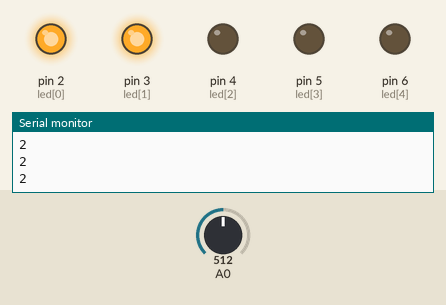
A sketch run on a simulated Arduino Uno, built with avr-gcc and run on an emulated ATmega328P. On the bench: output pins drawn as LEDs (lit = HIGH), the last lines printed to the serial monitor. Inputs (shaded band) come from the test bench; at power-on: A0 = 512.

Above: at 1.2 s.
1.3 s: A0 set to 600
2.8 s: A0 set to 620
At 3.2 s:
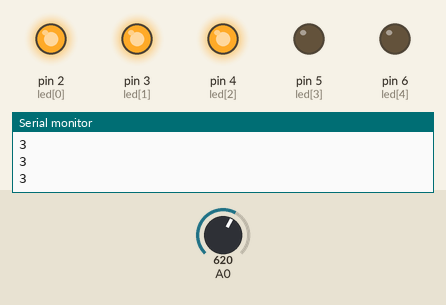
4.3 s: A0 set to 810
5.8 s: A0 set to 837
At 6.4 s:
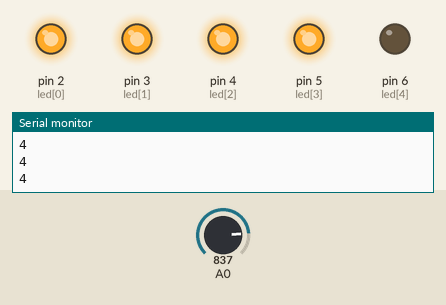
7.3 s: A0 set to 1014
8.8 s: A0 set to 1023
At 10.0 s:
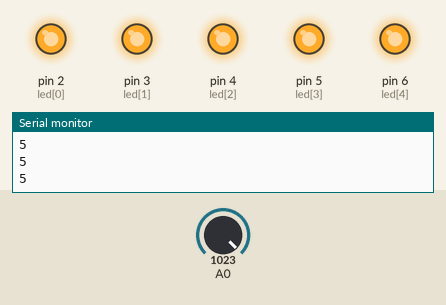
Timing chart, 0 to 11.3 s (numbered marks = the images above; inputs shaded):
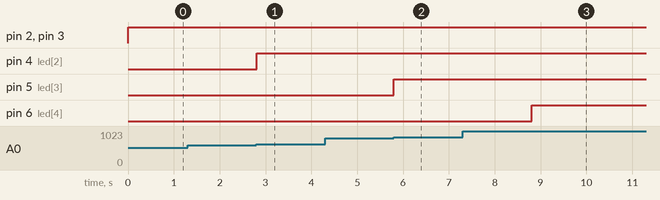

Measured:
- the behaviour switches between 613 and 614 on A0 (found by bisection; images 0 and 1)
- the behaviour switches between 818 and 819 on A0 (found by bisection; images 1 and 2)
- the behaviour switches between 1022 and 1023 on A0 (found by bisection; images 2 and 3)
- after the input at 2.8 s, pin 4 (led[2]): LOW → HIGH at once
- after the input at 5.8 s, pin 5 (led[3]): LOW → HIGH at once
- after the input at 8.8 s, pin 6 (led[4]): LOW → HIGH at once

The sketch:

ejercicio_pag_89_2.ino
```cpp
int led[]={2,3,4,5,6};
int valor;
int i;

void setup(){
Serial.begin(9600);

  for(i=0;i<=4;i++){
    pinMode(led[i],OUTPUT);
  }
}

void loop(){

  valor= map(analogRead(A0),0,1023,0,5);
    Serial.println(valor);
    for(i=0;i<valor;i++){
      digitalWrite(led[i],HIGH);
    }

    for(i=valor;i<=5;i++){
      digitalWrite(led[i],LOW);
    }
delay(10);
}
```
